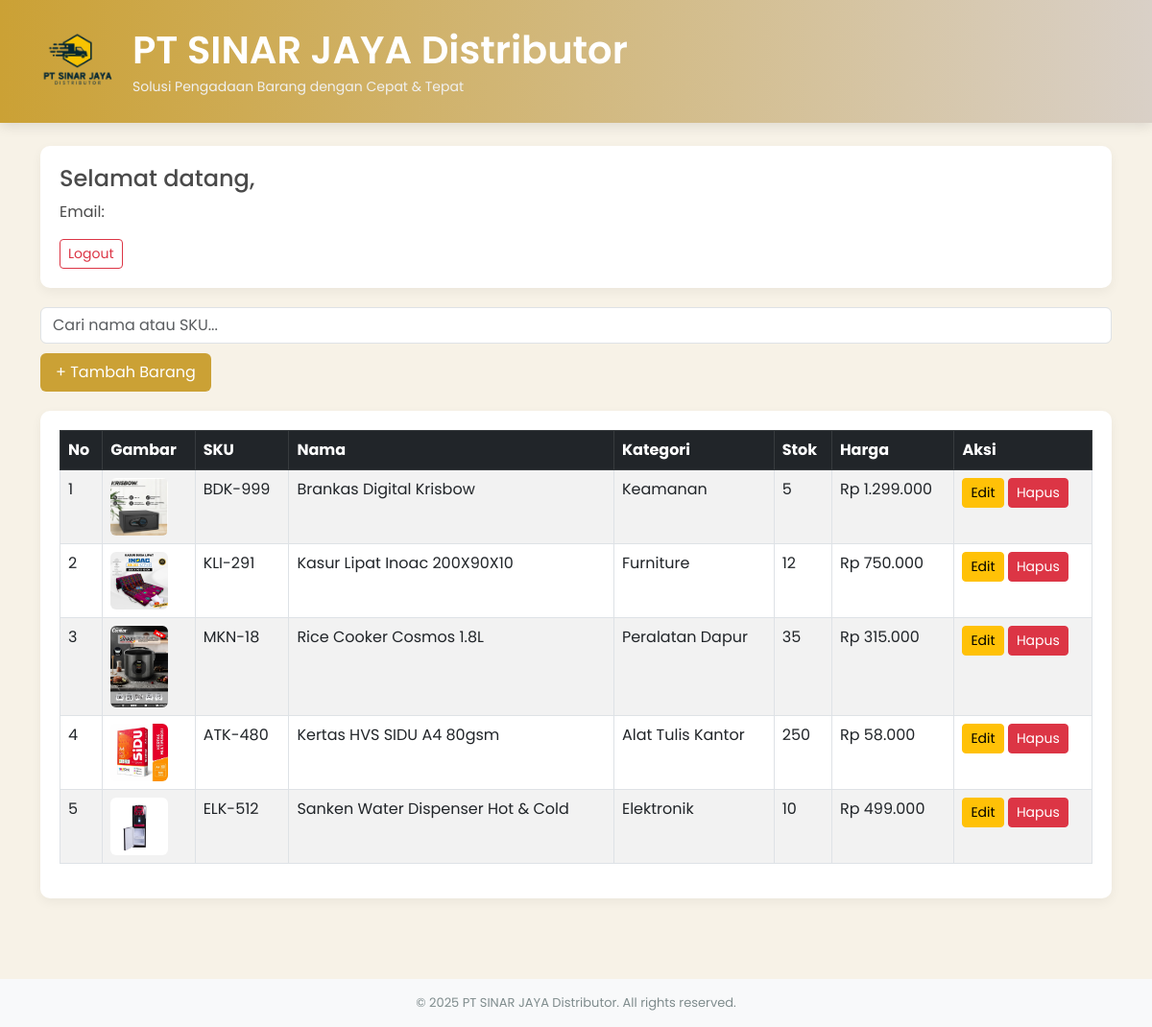
Screenshot of /barang/index.php (signed in) with the database file from the repository.
### tables this page shows
CREATE TABLE `barang` (
  `id` int(11) NOT NULL,
  `sku` varchar(50) NOT NULL,
  `nama` varchar(150) NOT NULL,
  `harga_beli` int(11) DEFAULT NULL,
  `harga_jual` int(11) DEFAULT NULL,
  `stok` int(11) NOT NULL DEFAULT 0,
  `gambar` varchar(255) NOT NULL DEFAULT 'nophoto.jpg',
  `kategori_id` int(11) NOT NULL
);

CREATE TABLE `kategori` (
  `id` int(11) NOT NULL,
  `nama` varchar(100) NOT NULL
);

### src/functions.php (called while the page is built, shortened)
<?php
function db(): mysqli
{
  static $conn = null;
  if ($conn === null) {
    $conn = koneksi();
  }
  return $conn;
}
function prepare_and_execute(string $sql, array $params = []): array
{
  $conn = db();
  try {
    $stmt = mysqli_prepare($conn, $sql);
    mysqli_stmt_execute($stmt);
    $result    = mysqli_stmt_get_result($stmt);
    $affected  = mysqli_stmt_affected_rows($stmt);
    $insert_id = mysqli_insert_id($conn);
    return [true, $result, $affected, null, $insert_id];
  } catch (Throwable $e) {
    error_log("SQL Error: {$e->getMessage()} | Query: $sql");
    return [false, null, 0, $e->getMessage(), 0];
  }
}
function queryAll(string $sql, array $params = []): array
{
  [$ok, $result,, $err] = prepare_and_execute($sql, $params);
  $rows = [];
  if ($result) {
    while ($row = mysqli_fetch_assoc($result)) {
      $rows[] = $row;
    }
  }
  return $rows;
}

### public/barang/index.php (the view, shortened to what this page needs)
<?php
require_once __DIR__ . '/../../src/functions.php';
$users = $_SESSION['users'];
$sql = "
  SELECT b.*, k.nama AS kategori
  FROM barang b
  LEFT JOIN kategori k ON b.kategori_id = k.id
  ORDER BY b.id DESC
";
$barang = queryAll($sql);
?>
<!DOCTYPE html>
<html lang="id">
<head>
  <link href="https://cdn.jsdelivr.net/npm/bootstrap@5.3.0/dist/css/bootstrap.min.css" rel="stylesheet">
  <link href="https://cdn.jsdelivr.net/npm/bootstrap-icons@1.10.5/font/bootstrap-icons.css" rel="stylesheet">
</head>
<body>
  <header>
    <div class="container d-flex align-items-center gap-3">
      <img src="../assets/img/logo.png" alt="Logo PT Sinar Jaya" width="80" height="80" style="border-radius: 10px; object-fit: cover;">
      <div>
        <h1 class="fw-semibold mb-0">PT SINAR JAYA Distributor</h1>
        <p class="tagline mb-0">Solusi Pengadaan Barang dengan Cepat & Tepat</p>
      </div>
    </div>
  </header>
  <div class="container py-4">
    <div class="user-info">
      <h4>Selamat datang, <?= htmlspecialchars($users['name'] ?? $users['email']) ?></h4>
      <p>Email: <?= htmlspecialchars($users['email']) ?></p>
      <a href="../logout.php" class="btn btn-outline-danger btn-sm">Logout</a>
    </div>
    <div class="search-box">
      <input type="text" id="qajax" class="form-control" placeholder="Cari nama atau SKU...">
      <a href="tambah.php" class="btn-add">+ Tambah Barang</a>
    </div>
    <div class="table-wrapper">
      <table class="table table-bordered table-striped table-hover">
        <thead class="table-dark">
          <tr>
            <th>No</th>
            <th>Gambar</th>
            <th>SKU</th>
            <th>Nama</th>
            <th>Kategori</th>
            <th>Stok</th>
            <th>Harga</th>
            <th>Aksi</th>
          </tr>
        </thead>
        <tbody id="table-body">
          <?php if (empty($barang)): ?>
            <tr>
              <td colspan="8" class="text-center text-danger">Data tidak ditemukan</td>
            </tr>
          <?php else: ?>
            <?php foreach ($barang as $i => $b): ?>
              <tr>
                <td><?= $i + 1 ?></td>
                <td><img src="../img/<?= htmlspecialchars($b['gambar'] ?: 'nophoto.jpg') ?>" width="60"></td>
                <td><?= htmlspecialchars($b['sku']) ?></td>
                <td><?= htmlspecialchars($b['nama']) ?></td>
                <td><?= htmlspecialchars($b['kategori'] ?? '-') ?></td>
                <td><?= (int)$b['stok'] ?></td>
                <td>Rp <?= number_format((int)$b['harga_jual'], 0, ',', '.') ?></td>
                <td>
                  <a href="ubah.php?id=<?= (int)$b['id'] ?>" class="btn btn-sm btn-warning">Edit</a>
                  <a href="hapus.php?id=<?= (int)$b['id'] ?>" class="btn btn-sm btn-danger">Hapus</a>
                </td>
              </tr>
            <?php endforeach; ?>
          <?php endif; ?>
        </tbody>
      </table>
    </div>
  </div>
  <footer class="text-center">
    &copy; <?= date('Y') ?> PT SINAR JAYA Distributor. All rights reserved.
  </footer>
</body>
</html>

### public/barang/index.php (style rules this page uses)
body { font-family: 'Poppins', sans-serif; background-color: #F7F2E7; color: #4A4A4A; overflow-x: hidden; transform: translateX(100%); transition: transform 0.5s ease-in-out; }
body.slide-in-right { transform: translateX(0); }
header { background: linear-gradient(90deg, #CBA135, #D9D0C7); color: #fff; padding: 24px 0; box-shadow: 0 4px 12px rgba(0, 0, 0, 0.1); }
.tagline { font-size: 14px; color: #f0f0f0; margin-top: 4px; }
.user-info, .table-wrapper { background: #ffffff; border-radius: 10px; box-shadow: 0 4px 12px rgba(0, 0, 0, 0.05); padding: 20px; margin-bottom: 20px; }
.search-box { display: flex; flex-wrap: wrap; gap: 10px; margin-bottom: 20px; }
.btn-add { background-color: #CBA135; color: white; border: none; border-radius: 6px; padding: 8px 16px; transition: background-color 0.3s ease; text-decoration: none; }
footer { font-size: 13px; color: #7f8c8d; margin-top: 40px; padding: 15px 0; background: #f8f9fa; }
.table-wrapper img { transition: transform 0.3s ease; cursor: zoom-in; border-radius: 6px; }

### rows the page displays
barang: gambar (picture), sku "BDK-999", nama "Brankas Digital Krisbow", kategori.nama "Keamanan", stok "5", harga_jual "1.299.000"
barang: gambar (picture), sku "KLI-291", nama "Kasur Lipat Inoac 200X90X10", kategori.nama "Furniture", stok "12", harga_jual "750.000"
barang: gambar (picture), sku "MKN-18", nama "Rice Cooker Cosmos 1.8L", kategori.nama "Peralatan Dapur", stok "35", harga_jual "315.000"
barang: gambar (picture), sku "ATK-480", nama "Kertas HVS SIDU A4 80gsm", kategori.nama "Alat Tulis Kantor", stok "250", harga_jual "58.000"
barang: gambar (picture), sku "ELK-512", nama "Sanken Water Dispenser Hot & Cold", kategori.nama "Elektronik", stok "10", harga_jual "499.000"
